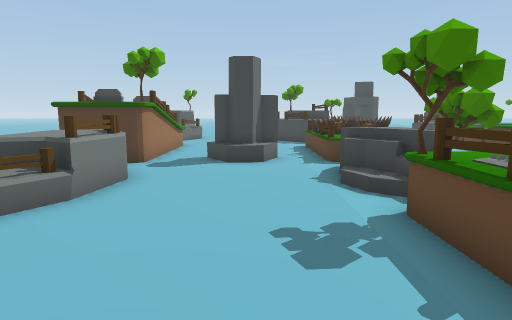
view 1 (above)

24 first-person views from a walk through a scene from a Unity 3-D project. The camera is 1.5 m above the floor, tilts 8° down and sees 75° across. The floor is counted in squares, 1 m on a side. Each view is taken from the middle of a square. On the plan, view 1 faces up. The plan holds only what a view shows up to about 15 squares ahead; the rest is blank. The place goes on beyond the plan.

view 2
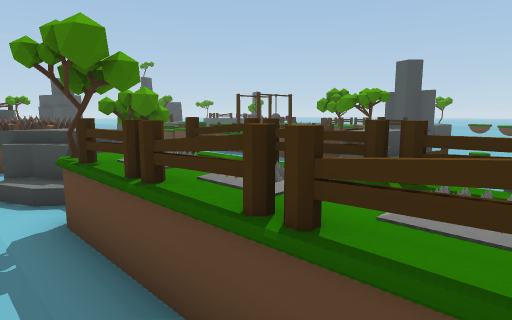

view 3
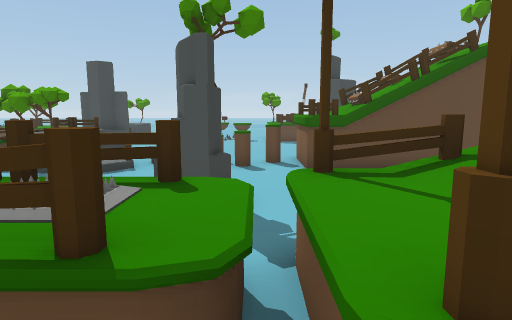

view 4
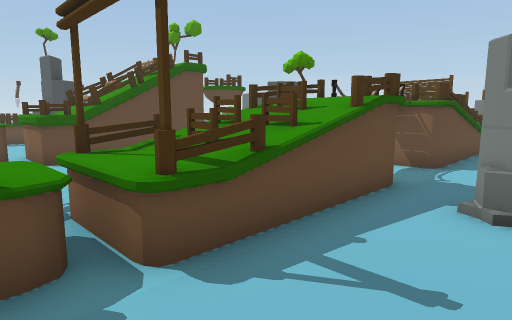

view 5
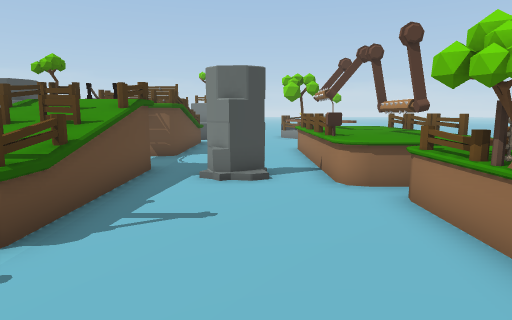

view 6
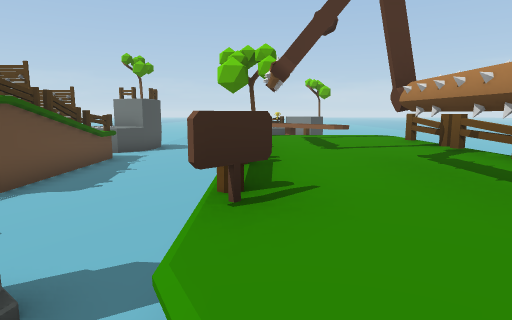

view 7
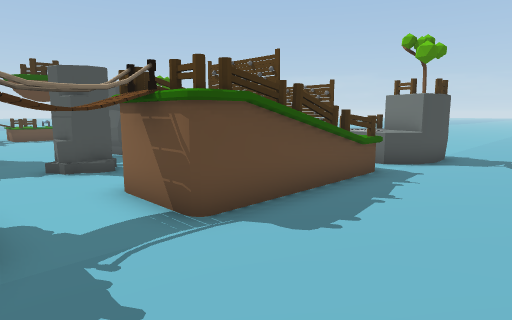

view 8
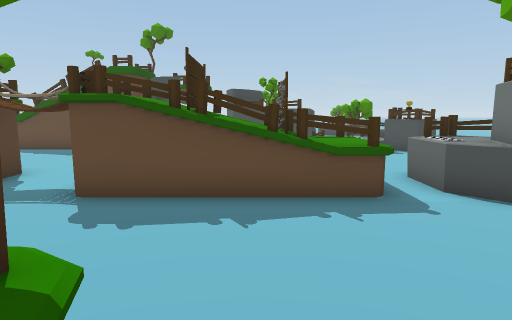

view 9
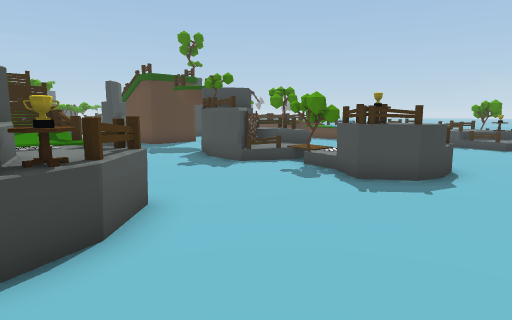

view 10
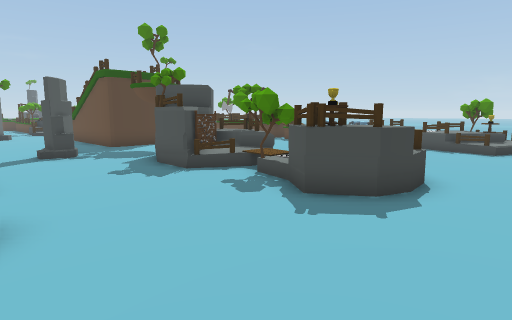

view 11
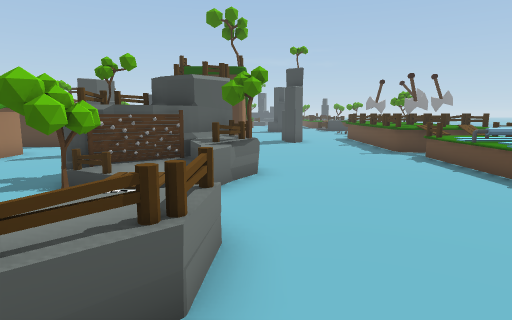

view 12
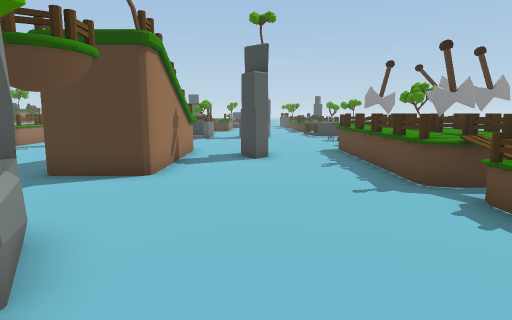

view 13
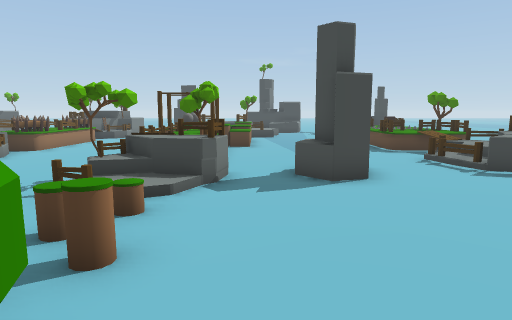

view 14
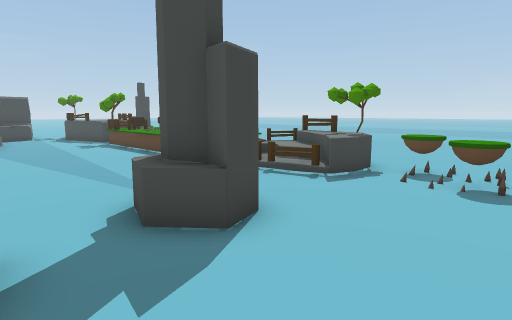

view 15
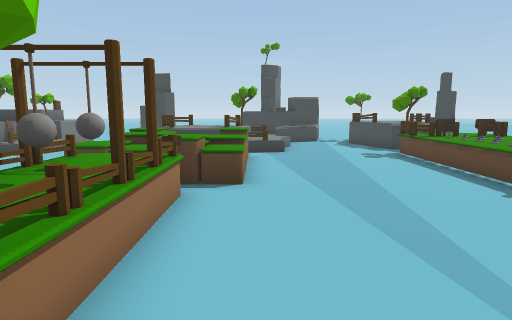

view 16
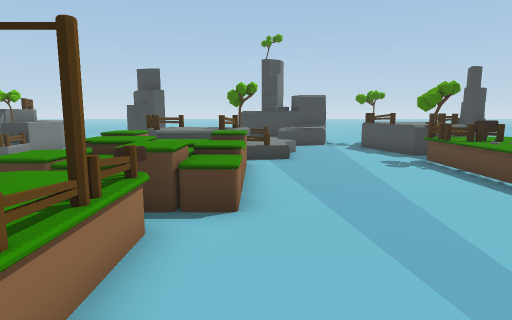

view 17
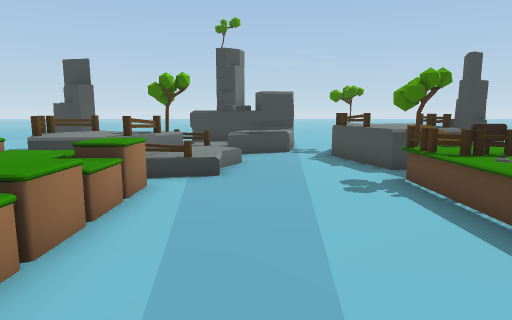

view 18
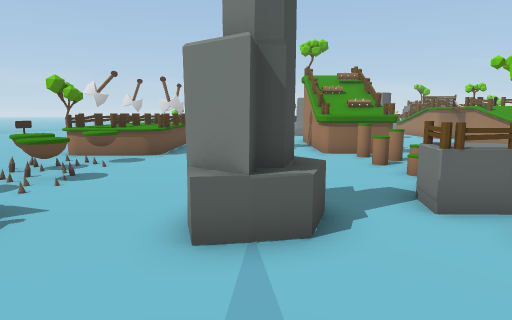

view 19
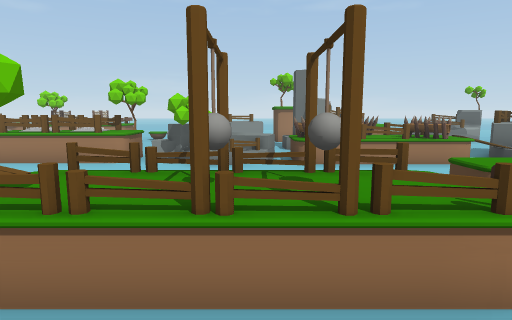

view 20
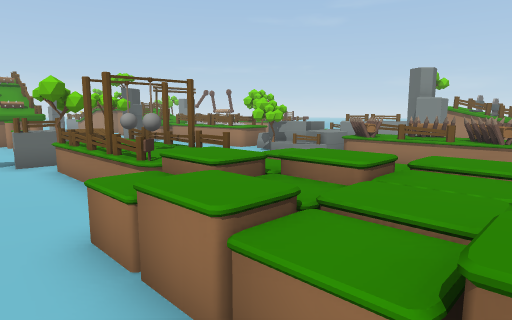

view 21
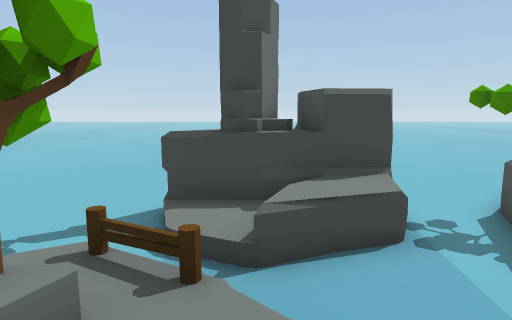

view 22
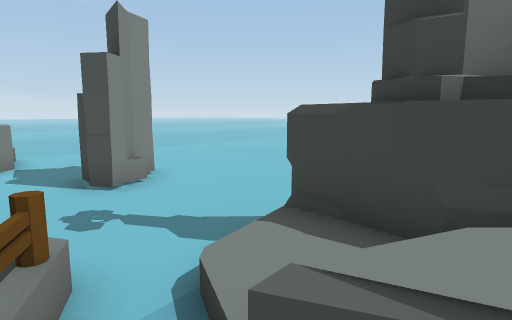

view 23
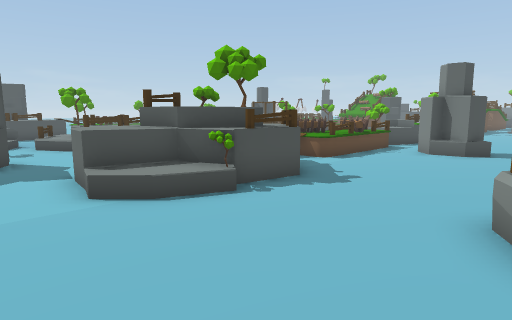

view 24
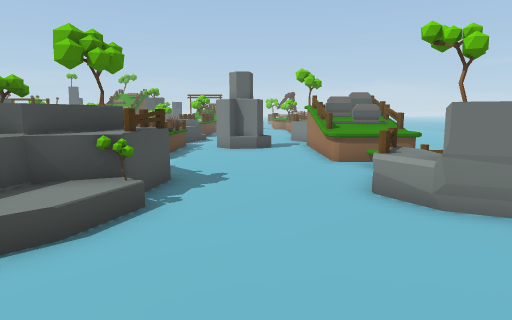

### Floor plan
Key: @ floor where view 1 was taken; # wall or solid block; x gap in a wall; . main floor; : floor 0.25 m higher than the main floor; + floor 0.5 m higher than the main floor; * floor 0.75 m higher than the main floor; % floor 1.25 m higher than the main floor; / step, stairs or slope; = window, fence, low wall or low ledge; ^ raised ledge; v drop or lower ground; T thing the floor can be seen under or through; O other object.
Columns run from 6 left of view 1 to 24 right of it. Each row starts with its distance up from view 1.
 26      .     ........  O  ..
 25   . ........O#.....OOO ../
 24    ..........O#...OOOOOO.O
 23   .......OO...O....::*O. OOO
 22   ......OOOO.....././...O  O
 21  OO....OOOOO   .//  /...OOOOO
 20  O*O...OO OO      OO+...OOOOO
 19   /....OOOOO        /....OO
 18   /.... OOOO      O//....O^^
 17   /......O=..  OO=OO....=^^^
 16 ^^^......==..  OOOOO....^O^O
 15 ^^^^....^^O..  OOOOO....^OO
 14 ^O^^....^OO.. .OOOOO....^OO
 13 ^OO#....#O^.  .OOOOO....^O
 12  O^#.OO.#O^.   OOOOO....^^^OO
 11    #.O#O^OO...  ^^x.....^^ ^
 10 ^^^......^x.....^^^......^^^
  9  OO...... O.....^^=......./
  8  OOO....vOO...  ^^^....../
  7  OOO..../ OO....^^=....../ O
  6  OOO....//O.....^O..OOO../OO...
  5   O.....#O^. ..OOOO.OOO..OO....
  4    .....=O^.  .OOOO..O.....O...
  3    .....^O^.  .///.......OO....
  2     ....^O^.   ../........OO..
  1         ^O^  O .OO.........O.
  0    ...@.^OO  O ..O.......OO...
 -1    .....^^^.....OO........  ..
 -2   OO....^^^......^^......^^^O.
 -3  OO.....^^^.....^^^..O..^^^^^
 -4   ^.....^^^.....###..O..^^^^^
 -5  ^^^....^^^.....###..#..^O^ ^
 -6 ^O^O.O#.^^^.....###.....^^^^^
 -7 ^O^^....##^.....###.....^^^O^
 -8 ^O^^.....T......###.....^OO^^
 -9 ^^^^.....T...O...........^^^^
-10 ^^^O....#^#..OO...........vO
-11 ^^^^....^^^..............=*=
-12 ^^^O....^O^.....OOO......***
-13  O. ....^O^....OOOOO.....*/
-14  OO ....#OO....OO#OO.....*
-15   O ....^^^....O##O....../
-16      ............O.......
-17      ...OOO.....OO......
-18      ..OOOO.....O  ....    O
-19 OO    .OOO.....v   ......  OO
-20 O     ...O......% O......  OO
-21       ...........O....../
-22       ... ............
-23       ... .....

Positions as (right, up) in squares from view 1, and headings:
1: (0, 0), facing up
2: (1, 0), facing up-right
3: (1, -1), facing right
4: (-1, 0), facing down-right
5: (-1, 2), facing down
6: (-3, -4), facing down
7: (-2, -7), facing down-right
8: (-4, -13), facing right
9: (2, -23), facing up-right
10: (4, -23), facing up-right
11: (13, -22), facing up
12: (15, -16), facing up
13: (13, -3), facing up
14: (12, 1), facing up-right
15: (13, 5), facing up
16: (13, 7), facing up
17: (15, 10), facing up
18: (15, 10), facing down
19: (14, 9), facing left
20: (14, 16), facing down-left
21: (14, 18), facing up
22: (15, 21), facing up-left
23: (-4, 25), facing down-right
24: (-1, 26), facing down
